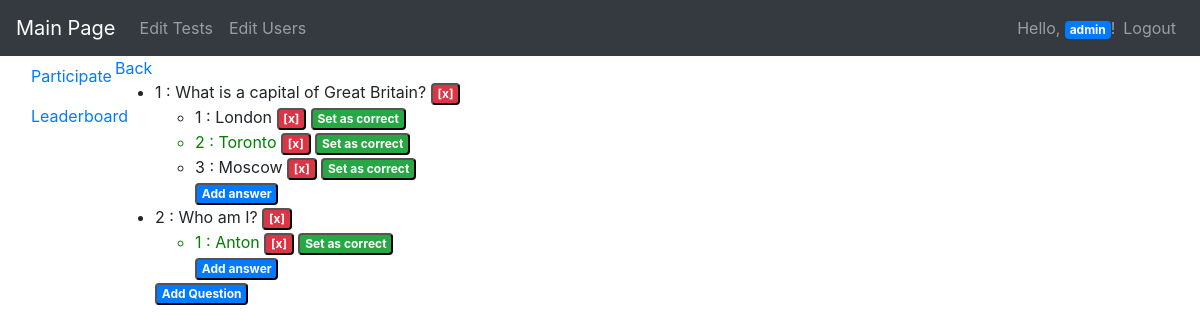
The page /admin/test/1 (signed in) on the database its author committed.
### orm.py (models this page shows)
class BaseModel(Model):
    class Meta:
        database = db

class Question(BaseModel):
    number = IntegerField()
    content = TextField()
    correct_answer = IntegerField()
    test = ForeignKeyField(Test, backref="questions")

class Answer(BaseModel):
    number = IntegerField()
    content = TextField()
    question = ForeignKeyField(Question, backref="answers")

### app.py (the view)
    def wrapper(*args, **kwargs):
        if 'user' in session:
            if session['user'] in users:
                return func(*args, **kwargs)
        return redirect(url_for("page_access_denied"))

### app.py (called while the page is built)
@app.before_request
def before_request():
    db.connect()

@app.after_request
def after_request(response):
    db.close()
    return response

def is_restricted(func, users=None):
    if users is None:
        users = ['admin']
    def wrapper(*args, **kwargs):
        if 'user' in session:
            if session['user'] in users:
                return func(*args, **kwargs)
        return redirect(url_for("page_access_denied"))
    wrapper.__name__ = func.__name__
    return wrapper

@app.route('/admin/test/<int:ident>')
@is_restricted
def page_admin_edit_test(ident):
    questions = Test.get_by_id(ident).questions
    return render_template("p_admin_test_edit.html", model=questions, id=ident)

### templates/p_admin_test_edit.html (shortened to what this page needs)
{% extends "bootstrap/base.html" %}
{% block content %}
    <a href="{{ url_for("page_admin_tests") }}">Back</a>
    <div class="left">
        <ul>
            {% for i in model %}
                <li>
                    <span class="id"> {{ i.number }} : </span>{{ i.content }}
                    <button class="badge badge-danger remove_question">[x]</button>
                    <ul>
                        {% for j in i.answers %}
                            <li {% if i.correct_answer == j.number %} style="color:green;" {% endif %}>
                                <span class="id"> {{ j.number }} : </span>{{ j.content }}
                                <button class="badge badge-danger remove_answer">[x]</button>
                                <button class="badge badge-success correct_answer">Set as correct</button>
                            </li>
                        {% endfor %}
                        <li style="list-style-type: none"><button class="badge badge-primary add_answer">Add answer</button></li>
                    </ul>
                </li>
            {% endfor %}
            <li style="list-style-type: none"><button class="badge badge-primary" id="add_question">Add Question</button></li>
        </ul>
    </div>
{% endblock %}

### rows shown on the page
Question: number "1", content "What is a capital of Great Britain?"
Answer: number "1", content "London"
Answer: number "2", content "Toronto"
Answer: number "3", content "Moscow"
Question: number "2", content "Who am I?"
Answer: number "1", content "Anton"

### other values the page prints
{{ session['user'] }} "admin"
